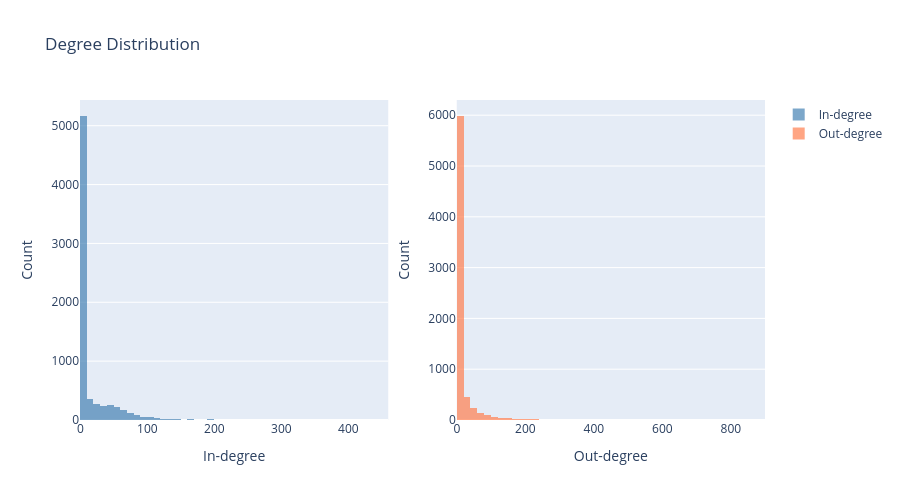

Here is the notebook cell this chart was saved with:
### Markdown cell above
## Degree Distribution

### Code cell
# Degree distribution plot with plotly
fig = go.Figure()

fig.add_trace(go.Histogram(
    x=in_degree_vals,
    name='In-degree',
    nbinsx=50,
    marker=dict(color='steelblue'),
    opacity=0.7,
    xaxis='x',
    yaxis='y'
))

fig.add_trace(go.Histogram(
    x=out_degree_vals,
    name='Out-degree',
    nbinsx=50,
    marker=dict(color='coral'),
    opacity=0.7,
    xaxis='x2',
    yaxis='y2'
))

fig.update_layout(
    title_text="Degree Distribution",
    xaxis=dict(title="In-degree", domain=[0, 0.45]),
    xaxis2=dict(title="Out-degree", domain=[0.55, 1]),
    yaxis=dict(title="Count"),
    yaxis2=dict(title="Count", anchor="x2"),
    hovermode='x',
    height=500
)

fig.show()

### Figure 1 — Plotly figure (JSON) as saved in the notebook; plotly's stock layout.template omitted (floating-point values rounded to 4 significant figures; data arrays with more than 128 entries replaced by an {"elided": "..."} marker saying what was removed)
{"data": [{"marker": {"color": "steelblue"}, "name": "In-degree", "nbinsx": 50, "opacity": 0.7, "type": "histogram", "x": {"elided": "7115 int values"}, "xaxis": "x", "yaxis": "y"}, {"marker": {"color": "coral"}, "name": "Out-degree", "nbinsx": 50, "opacity": 0.7, "type": "histogram", "x": {"elided": "7115 int values"}, "xaxis": "x2", "yaxis": "y2"}], "layout": {"height": 500, "hovermode": "x", "title": {"text": "Degree Distribution"}, "xaxis": {"domain": [0, 0.45], "title": {"text": "In-degree"}}, "xaxis2": {"domain": [0.55, 1], "title": {"text": "Out-degree"}}, "yaxis": {"title": {"text": "Count"}}, "yaxis2": {"anchor": "x2", "title": {"text": "Count"}}}}
